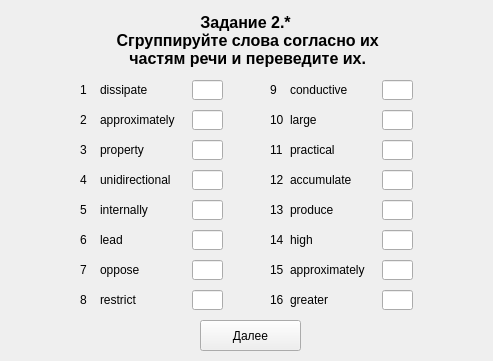
<?xml version="1.0" encoding="UTF-8"?>
<ui version="4.0">
 <class>Zadanie2_part1</class>
 <widget class="QWidget" name="Zadanie2_part1">
  <property name="geometry">
   <rect>
    <x>0</x>
    <y>0</y>
    <width>493</width>
    <height>361</height>
   </rect>
  </property>
  <property name="windowTitle">
   <string>Form</string>
  </property>
  <widget class="QLabel" name="label_title">
   <property name="geometry">
    <rect>
     <x>10</x>
     <y>10</y>
     <width>471</width>
     <height>61</height>
    </rect>
   </property>
   <property name="font">
    <font>
     <pointsize>12</pointsize>
     <weight>75</weight>
     <bold>true</bold>
     <strikeout>false</strikeout>
    </font>
   </property>
   <property name="cursor">
    <cursorShape>ArrowCursor</cursorShape>
   </property>
   <property name="text">
    <string>Задание 2.*
 Сгруппируйте слова согласно их
 частям речи и переведите их.</string>
   </property>
   <property name="textFormat">
    <enum>Qt::AutoText</enum>
   </property>
   <property name="alignment">
    <set>Qt::AlignCenter</set>
   </property>
  </widget>
  <widget class="QLabel" name="label_number_1">
   <property name="geometry">
    <rect>
     <x>80</x>
     <y>80</y>
     <width>16</width>
     <height>20</height>
    </rect>
   </property>
   <property name="text">
    <string>1</string>
   </property>
  </widget>
  <widget class="QLineEdit" name="lineEdit_answer_1">
   <property name="geometry">
    <rect>
     <x>192</x>
     <y>80</y>
     <width>31</width>
     <height>20</height>
    </rect>
   </property>
   <property name="text">
    <string/>
   </property>
  </widget>
  <widget class="QPushButton" name="pushButton_answer">
   <property name="geometry">
    <rect>
     <x>200</x>
     <y>320</y>
     <width>101</width>
     <height>31</height>
    </rect>
   </property>
   <property name="text">
    <string>Далее</string>
   </property>
  </widget>
  <widget class="QLabel" name="label_word_1">
   <property name="geometry">
    <rect>
     <x>100</x>
     <y>80</y>
     <width>81</width>
     <height>20</height>
    </rect>
   </property>
   <property name="text">
    <string>dissipate</string>
   </property>
  </widget>
  <widget class="QLabel" name="label_word_2">
   <property name="geometry">
    <rect>
     <x>100</x>
     <y>110</y>
     <width>81</width>
     <height>20</height>
    </rect>
   </property>
   <property name="text">
    <string>approximately</string>
   </property>
  </widget>
  <widget class="QLineEdit" name="lineEdit_answer_2">
   <property name="geometry">
    <rect>
     <x>192</x>
     <y>110</y>
     <width>31</width>
     <height>20</height>
    </rect>
   </property>
  </widget>
  <widget class="QLabel" name="label_number_2">
   <property name="geometry">
    <rect>
     <x>80</x>
     <y>110</y>
     <width>16</width>
     <height>20</height>
    </rect>
   </property>
   <property name="text">
    <string>2</string>
   </property>
  </widget>
  <widget class="QLabel" name="label_word_3">
   <property name="geometry">
    <rect>
     <x>100</x>
     <y>140</y>
     <width>81</width>
     <height>20</height>
    </rect>
   </property>
   <property name="text">
    <string>property</string>
   </property>
  </widget>
  <widget class="QLineEdit" name="lineEdit_answer_3">
   <property name="geometry">
    <rect>
     <x>192</x>
     <y>140</y>
     <width>31</width>
     <height>20</height>
    </rect>
   </property>
  </widget>
  <widget class="QLabel" name="label_number_3">
   <property name="geometry">
    <rect>
     <x>80</x>
     <y>140</y>
     <width>16</width>
     <height>20</height>
    </rect>
   </property>
   <property name="text">
    <string>3</string>
   </property>
  </widget>
  <widget class="QLabel" name="label_word_4">
   <property name="geometry">
    <rect>
     <x>100</x>
     <y>170</y>
     <width>81</width>
     <height>20</height>
    </rect>
   </property>
   <property name="text">
    <string>unidirectional</string>
   </property>
  </widget>
  <widget class="QLineEdit" name="lineEdit_answer_4">
   <property name="geometry">
    <rect>
     <x>192</x>
     <y>170</y>
     <width>31</width>
     <height>20</height>
    </rect>
   </property>
  </widget>
  <widget class="QLabel" name="label_number_4">
   <property name="geometry">
    <rect>
     <x>80</x>
     <y>170</y>
     <width>16</width>
     <height>20</height>
    </rect>
   </property>
   <property name="text">
    <string>4</string>
   </property>
  </widget>
  <widget class="QLabel" name="label_word_5">
   <property name="geometry">
    <rect>
     <x>100</x>
     <y>200</y>
     <width>81</width>
     <height>20</height>
    </rect>
   </property>
   <property name="text">
    <string>internally</string>
   </property>
  </widget>
  <widget class="QLineEdit" name="lineEdit_answer_5">
   <property name="geometry">
    <rect>
     <x>192</x>
     <y>200</y>
     <width>31</width>
     <height>20</height>
    </rect>
   </property>
  </widget>
  <widget class="QLabel" name="label_number_5">
   <property name="geometry">
    <rect>
     <x>80</x>
     <y>200</y>
     <width>16</width>
     <height>20</height>
    </rect>
   </property>
   <property name="text">
    <string>5</string>
   </property>
  </widget>
  <widget class="QLabel" name="label_word_6">
   <property name="geometry">
    <rect>
     <x>100</x>
     <y>230</y>
     <width>81</width>
     <height>20</height>
    </rect>
   </property>
   <property name="text">
    <string>lead</string>
   </property>
  </widget>
  <widget class="QLineEdit" name="lineEdit_answer_6">
   <property name="geometry">
    <rect>
     <x>192</x>
     <y>230</y>
     <width>31</width>
     <height>20</height>
    </rect>
   </property>
  </widget>
  <widget class="QLabel" name="label_number_6">
   <property name="geometry">
    <rect>
     <x>80</x>
     <y>230</y>
     <width>16</width>
     <height>20</height>
    </rect>
   </property>
   <property name="text">
    <string>6</string>
   </property>
  </widget>
  <widget class="QLabel" name="label_word_7">
   <property name="geometry">
    <rect>
     <x>100</x>
     <y>260</y>
     <width>81</width>
     <height>20</height>
    </rect>
   </property>
   <property name="text">
    <string>oppose</string>
   </property>
  </widget>
  <widget class="QLineEdit" name="lineEdit_answer_7">
   <property name="geometry">
    <rect>
     <x>192</x>
     <y>260</y>
     <width>31</width>
     <height>20</height>
    </rect>
   </property>
  </widget>
  <widget class="QLabel" name="label_number_7">
   <property name="geometry">
    <rect>
     <x>80</x>
     <y>260</y>
     <width>16</width>
     <height>20</height>
    </rect>
   </property>
   <property name="text">
    <string>7</string>
   </property>
  </widget>
  <widget class="QLabel" name="label_word_8">
   <property name="geometry">
    <rect>
     <x>100</x>
     <y>290</y>
     <width>81</width>
     <height>20</height>
    </rect>
   </property>
   <property name="text">
    <string>restrict</string>
   </property>
  </widget>
  <widget class="QLineEdit" name="lineEdit_answer_8">
   <property name="geometry">
    <rect>
     <x>192</x>
     <y>290</y>
     <width>31</width>
     <height>20</height>
    </rect>
   </property>
  </widget>
  <widget class="QLabel" name="label_number_8">
   <property name="geometry">
    <rect>
     <x>80</x>
     <y>290</y>
     <width>16</width>
     <height>20</height>
    </rect>
   </property>
   <property name="text">
    <string>8</string>
   </property>
  </widget>
  <widget class="QLabel" name="label_word_9">
   <property name="geometry">
    <rect>
     <x>290</x>
     <y>80</y>
     <width>81</width>
     <height>20</height>
    </rect>
   </property>
   <property name="text">
    <string>conductive</string>
   </property>
  </widget>
  <widget class="QLineEdit" name="lineEdit_answer_9">
   <property name="geometry">
    <rect>
     <x>382</x>
     <y>80</y>
     <width>31</width>
     <height>20</height>
    </rect>
   </property>
  </widget>
  <widget class="QLabel" name="label_number_9">
   <property name="geometry">
    <rect>
     <x>270</x>
     <y>80</y>
     <width>16</width>
     <height>20</height>
    </rect>
   </property>
   <property name="text">
    <string>9</string>
   </property>
  </widget>
  <widget class="QLabel" name="label_word_10">
   <property name="geometry">
    <rect>
     <x>290</x>
     <y>110</y>
     <width>81</width>
     <height>20</height>
    </rect>
   </property>
   <property name="text">
    <string>large</string>
   </property>
  </widget>
  <widget class="QLineEdit" name="lineEdit_answer_10">
   <property name="geometry">
    <rect>
     <x>382</x>
     <y>110</y>
     <width>31</width>
     <height>20</height>
    </rect>
   </property>
  </widget>
  <widget class="QLabel" name="label_number_10">
   <property name="geometry">
    <rect>
     <x>270</x>
     <y>110</y>
     <width>16</width>
     <height>20</height>
    </rect>
   </property>
   <property name="text">
    <string>10</string>
   </property>
  </widget>
  <widget class="QLabel" name="label_word_11">
   <property name="geometry">
    <rect>
     <x>290</x>
     <y>140</y>
     <width>81</width>
     <height>20</height>
    </rect>
   </property>
   <property name="text">
    <string>practical</string>
   </property>
  </widget>
  <widget class="QLineEdit" name="lineEdit_answer_11">
   <property name="geometry">
    <rect>
     <x>382</x>
     <y>140</y>
     <width>31</width>
     <height>20</height>
    </rect>
   </property>
  </widget>
  <widget class="QLabel" name="label_number_11">
   <property name="geometry">
    <rect>
     <x>270</x>
     <y>140</y>
     <width>16</width>
     <height>20</height>
    </rect>
   </property>
   <property name="text">
    <string>11</string>
   </property>
  </widget>
  <widget class="QLabel" name="label_word_12">
   <property name="geometry">
    <rect>
     <x>290</x>
     <y>170</y>
     <width>81</width>
     <height>20</height>
    </rect>
   </property>
   <property name="text">
    <string>accumulate</string>
   </property>
  </widget>
  <widget class="QLineEdit" name="lineEdit_answer_12">
   <property name="geometry">
    <rect>
     <x>382</x>
     <y>170</y>
     <width>31</width>
     <height>20</height>
    </rect>
   </property>
  </widget>
  <widget class="QLabel" name="label_number_12">
   <property name="geometry">
    <rect>
     <x>270</x>
     <y>170</y>
     <width>16</width>
     <height>20</height>
    </rect>
   </property>
   <property name="text">
    <string>12</string>
   </property>
  </widget>
  <widget class="QLabel" name="label_word_13">
   <property name="geometry">
    <rect>
     <x>290</x>
     <y>200</y>
     <width>81</width>
     <height>20</height>
    </rect>
   </property>
   <property name="text">
    <string>produce</string>
   </property>
  </widget>
  <widget class="QLineEdit" name="lineEdit_answer_13">
   <property name="geometry">
    <rect>
     <x>382</x>
     <y>200</y>
     <width>31</width>
     <height>20</height>
    </rect>
   </property>
  </widget>
  <widget class="QLabel" name="label_number_13">
   <property name="geometry">
    <rect>
     <x>270</x>
     <y>200</y>
     <width>16</width>
     <height>20</height>
    </rect>
   </property>
   <property name="text">
    <string>13</string>
   </property>
  </widget>
  <widget class="QLabel" name="label_word_14">
   <property name="geometry">
    <rect>
     <x>290</x>
     <y>230</y>
     <width>81</width>
     <height>20</height>
    </rect>
   </property>
   <property name="text">
    <string>high</string>
   </property>
  </widget>
  <widget class="QLineEdit" name="lineEdit_answer_14">
   <property name="geometry">
    <rect>
     <x>382</x>
     <y>230</y>
     <width>31</width>
     <height>20</height>
    </rect>
   </property>
  </widget>
  <widget class="QLabel" name="label_number_14">
   <property name="geometry">
    <rect>
     <x>270</x>
     <y>230</y>
     <width>16</width>
     <height>20</height>
    </rect>
   </property>
   <property name="text">
    <string>14</string>
   </property>
  </widget>
  <widget class="QLabel" name="label_word_15">
   <property name="geometry">
    <rect>
     <x>290</x>
     <y>260</y>
     <width>81</width>
     <height>20</height>
    </rect>
   </property>
   <property name="text">
    <string>approximately</string>
   </property>
  </widget>
  <widget class="QLineEdit" name="lineEdit_answer_15">
   <property name="geometry">
    <rect>
     <x>382</x>
     <y>260</y>
     <width>31</width>
     <height>20</height>
    </rect>
   </property>
  </widget>
  <widget class="QLabel" name="label_number_15">
   <property name="geometry">
    <rect>
     <x>270</x>
     <y>260</y>
     <width>16</width>
     <height>20</height>
    </rect>
   </property>
   <property name="text">
    <string>15</string>
   </property>
  </widget>
  <widget class="QLineEdit" name="lineEdit_answer_16">
   <property name="geometry">
    <rect>
     <x>382</x>
     <y>290</y>
     <width>31</width>
     <height>20</height>
    </rect>
   </property>
  </widget>
  <widget class="QLabel" name="label_number_16">
   <property name="geometry">
    <rect>
     <x>270</x>
     <y>290</y>
     <width>16</width>
     <height>20</height>
    </rect>
   </property>
   <property name="text">
    <string>16</string>
   </property>
  </widget>
  <widget class="QLabel" name="label_word_16">
   <property name="geometry">
    <rect>
     <x>290</x>
     <y>290</y>
     <width>81</width>
     <height>20</height>
    </rect>
   </property>
   <property name="text">
    <string>greater</string>
   </property>
  </widget>
 </widget>
 <resources/>
 <connections/>
</ui>
